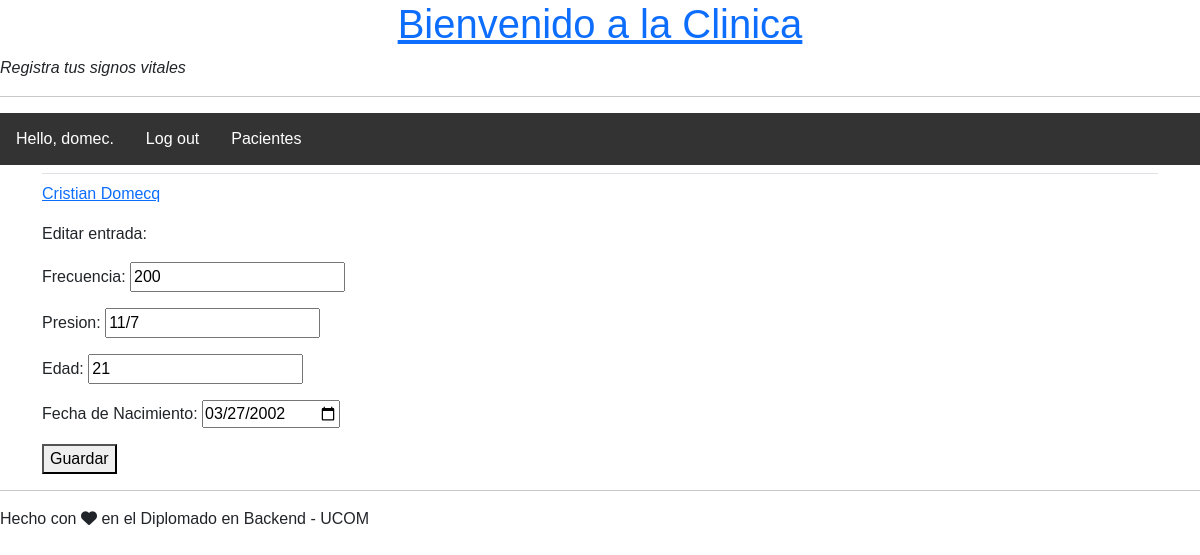
The app's page /edit_rac/3/ (signed in) with its own data.
### Clinic/models.py (models this page shows, shortened)
class Paciente(models.Model):
    nombre = models.CharField(max_length=50)
    apellido = models.CharField(max_length=50)
    date_added = models.DateTimeField(auto_now_add=True)
    owner = models.ForeignKey(User, on_delete=models.CASCADE)
    def __str__(self):
        return f"{self.nombre} {self.apellido}"

class Rac(models.Model):
    paciente = models.ForeignKey(Paciente, on_delete=models.CASCADE)
    Frecuencia = models.CharField(max_length=200)
    Presion = models.CharField(max_length=200)
    date_added = models.DateTimeField(auto_now_add=True)
    edad = models.IntegerField()
    fecha_nacimiento = models.DateField()
    class Meta:
        verbose_name_plural = 'datos'

### Clinic/views.py (the view)
# urls.py: path('edit_rac/<int:rac_id>/', views.editRac, name='editRac'),
@login_required
def editRac(request, rac_id):
    rac = Rac.objects.get(id=rac_id)
    paciente = rac.paciente
    if paciente.owner != request.user:
        raise Http404
    if request.method != 'POST':
        form = racForm(instance=rac)
    else:
        form = racForm(instance=rac, data=request.POST)
        if form.is_valid():
            form.save()
            return redirect('Clinic:getPaciente', paciente_id=paciente.id)
    context = {'rac': rac, 'paciente': paciente, 'form': form}
    return render(request, 'Clinic/editRac.html', context)

### Clinic/forms.py
class racForm(forms.ModelForm):
    class Meta:
        model = Rac
        fields = ['Frecuencia', 'Presion', 'edad', 'fecha_nacimiento']
        labels = {
            'Frecuencia': 'Frecuencia',
            'Presion': 'Presion',
            'edad': 'Edad',
            'fecha_nacimiento': 'Fecha de Nacimiento',
        }
        widgets = {
            'fecha_nacimiento': forms.DateInput(attrs={'type': 'date', 'placeholder': 'AAAAMMDD'}),
        }

### Clinic/templates/Clinic/editRac.html (shortened to what this page needs)
{% extends "Clinic/base.html" %}
{% block content %}
    <p><a href="{% url 'Clinic:getPaciente' paciente.id %}">{{ paciente }}</a></p>
    <p>Editar entrada:</p>
    <form action="{% url 'Clinic:editRac' rac.id %}" method='post'>
        {{ form.as_p }}
        <button name="submit">Guardar</button>
    </form>
{% endblock content %}

### Clinic/templates/Clinic/base.html (shortened to what this page needs)
<!DOCTYPE html>
<html lang="en">
<head>
    {% load django_bootstrap5 %}
    {% bootstrap_css %}
    <link rel="stylesheet" href="https://cdnjs.cloudflare.com/ajax/libs/font-awesome/6.4.0/css/fontawesome.min.css"
/>
    <link rel="stylesheet" href="https://cdnjs.cloudflare.com/ajax/libs/font-awesome/6.4.0/css/solid.min.css"
/>
</head>
<body>
<header>
    <h1>
        <a href="{% url 'Clinic:index' %}">Bienvenido a la Clinica</a>
    </h1>
    <p style="font-style: italic" >Registra tus signos vitales</p>
    <hr>
    <ul>
        {% if user.is_authenticated %}
            <li>
                <a href="{% url 'Clinic:index' %}">Hello, {{ user.username }}.</a>
            </li>
            <li>
                <a href="{% url 'users:logout' %}">Log out</a>
            </li>
            <li>
                <a href="{% url 'Clinic:getPacientes' %}">Pacientes</a>
            </li>
        {% endif %}
    </ul>
</header>
<main role="main" class="container">
    <div class="pb-2 mb-2 border-bottom">
    </div>
    <div>
        {% block content %}{% endblock content %}
    </div>
</main>
<footer>
    <hr>
    <p class="love">Hecho con <i class="fa-solid fa-heart"></i> en el Diplomado en Backend - UCOM</p>
</footer>
</body>
</html>

### Clinic/templates/Clinic/base.html (style rules this page uses)
body { font-family: Arial, sans-serif; }
header ul { list-style-type: none; margin: 0; padding: 0; overflow: hidden; background-color: #333; }
header li { float: left; }
header li a { display: block; color: white; text-align: center; padding: 14px 16px; text-decoration: none; }
h1 { text-align: center; }

### records on screen
Paciente: nombre+apellido "Cristian Domecq"
Rac: Frecuencia "200", Presion "11/7", edad "21", fecha_nacimiento "03/27/2002"

### other values on screen
{{ user.username }} "domec"
